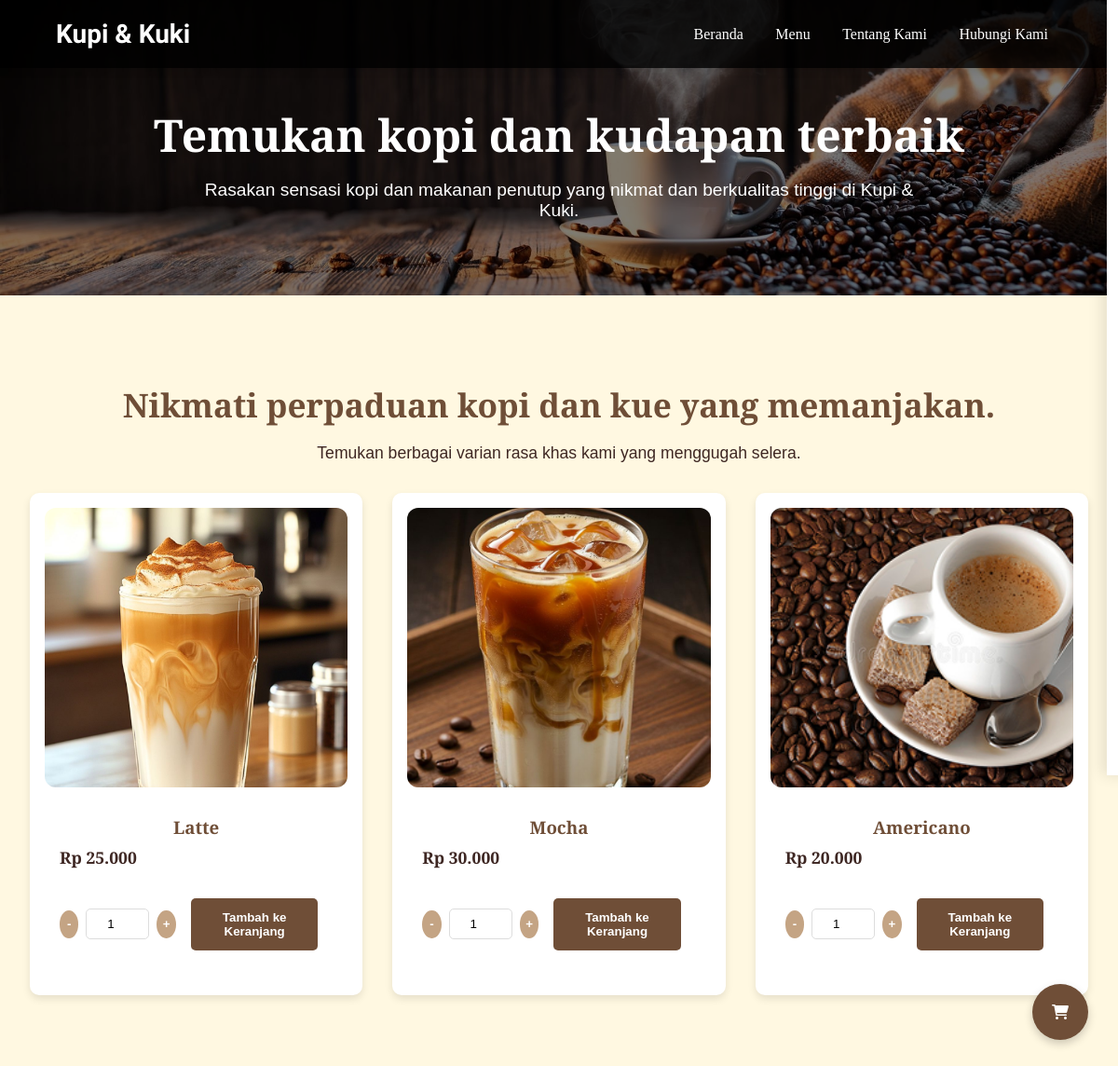
Page /menu.php on the earlier database version.
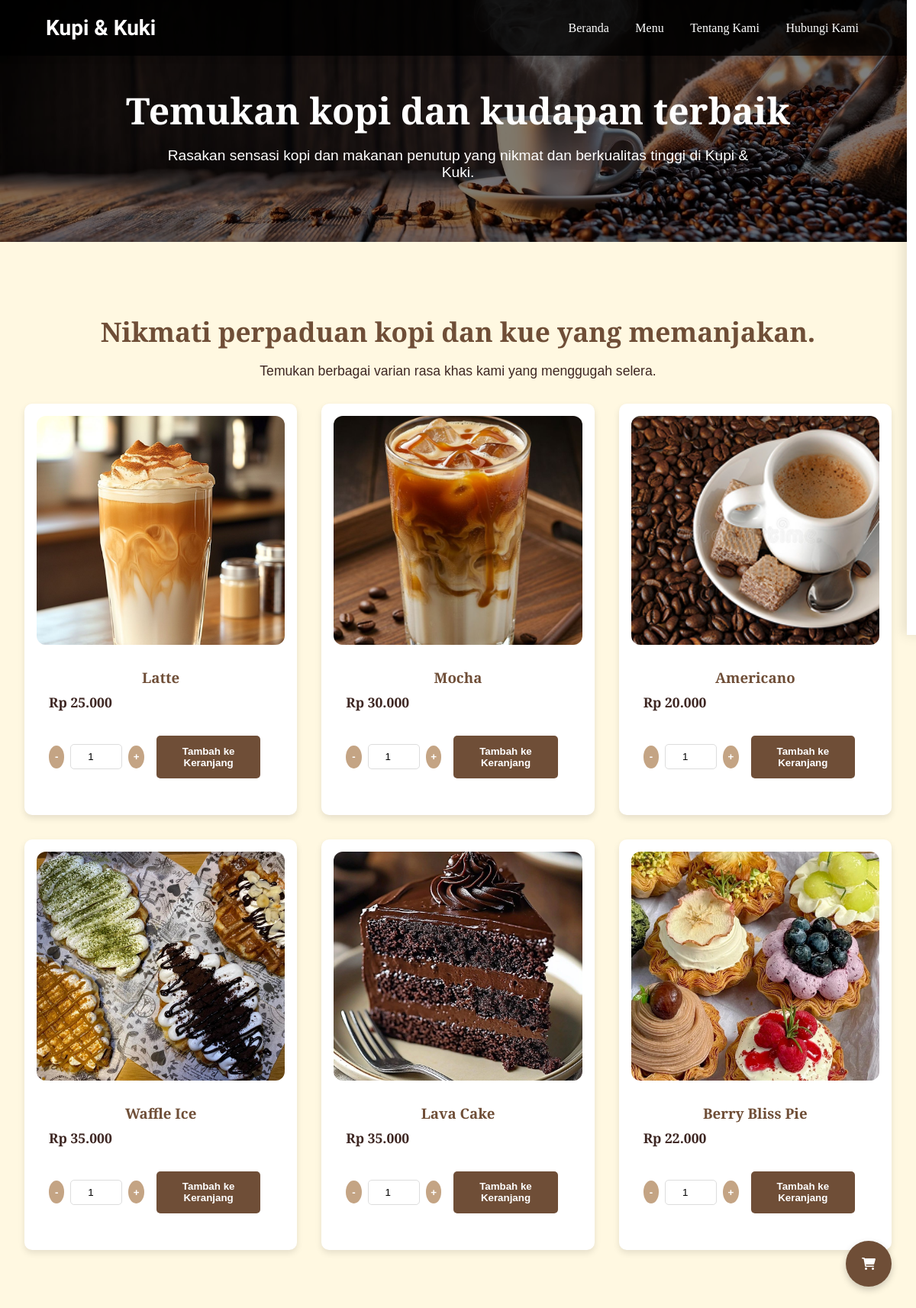
Same page on the later database version.
### tables this page shows
CREATE TABLE `menu` (
  `id` int(11) NOT NULL,
  `name` varchar(100) NOT NULL,
  `price` decimal(10,2) NOT NULL,
  `created_at` timestamp NOT NULL DEFAULT current_timestamp(),
  `image` varchar(255) DEFAULT NULL
);

### menu.php (the view, shortened to what this page needs)
<?php
require 'php/config.php';
try {
    $stmt = $pdo->query("SELECT * FROM menu ORDER BY id ASC");
    $menus = $stmt->fetchAll(PDO::FETCH_ASSOC);
} catch (PDOException $e) {
    error_log("Kesalahan database: " . $e->getMessage());
    $menus = [];
}
?>
<!DOCTYPE html>
<html lang="id">
<head>
    <link rel="stylesheet" href="css/style2.css" />
    <link rel="stylesheet" href="css/navbar.css" />
    <link rel="stylesheet" href="css/menu.css" />
    <link rel="stylesheet" href="https://cdnjs.cloudflare.com/ajax/libs/font-awesome/6.0.0/css/all.min.css" />
</head>
<body>
<header class="navbar">
    <div class="logo">Kupi & Kuki</div>
    <nav>
        <a href="index.php">Beranda</a>
        <a href="menu.php">Menu</a>
        <a href="aboutus.php">Tentang Kami</a>
        <a href="ContactUs.php">Hubungi Kami</a>
    </nav>
</header>
<header class="hero">
    <h1>Temukan kopi dan kudapan terbaik</h1>
    <p>Rasakan sensasi kopi dan makanan penutup yang nikmat dan berkualitas tinggi di Kupi & Kuki.</p>
</header>
<section class="menu-section" id="menu">
    <h2>Nikmati perpaduan kopi dan kue yang memanjakan.</h2>
    <p>Temukan berbagai varian rasa khas kami yang menggugah selera.</p>
    <div class="menu-grid">
        <?php foreach ($menus as $menu): ?>
            <div class="menu-card">
                <?php if ($menu['image']): ?>
                    <img src="uploads/<?php echo htmlspecialchars($menu['image']); ?>" alt="<?php echo htmlspecialchars($menu['name']); ?>" />
                <?php endif; ?>
                <h3><?php echo htmlspecialchars($menu['name']); ?></h3>
                <p>Rp <?php echo number_format($menu['price'], 0, ',', '.'); ?></p>
                <form method="post" class="quantity-selector">
                    <button type="button" class="quantity-btn minus">-</button>
                    <input type="number" name="quantity" value="1" min="1" class="quantity-input" />
                    <button type="button" class="quantity-btn plus">+</button>
                    <button type="submit" name="add_to_cart" class="btn-order">Tambah ke Keranjang</button>
                </form>
            </div>
        <?php endforeach; ?>
    </div>
</section>
<div class="cart-toggle">
    <i class="fas fa-shopping-cart"></i>
</div>
<div class="cart-container" id="cartContainer">
</div>
</body>
</html>

Differences in the rows shown:
added menu: image (picture), name "Waffle Ice", price "35.000"
added menu: image (picture), name "Lava Cake", price "35.000"
added menu: image (picture), name "Berry Bliss Pie", price "22.000"
